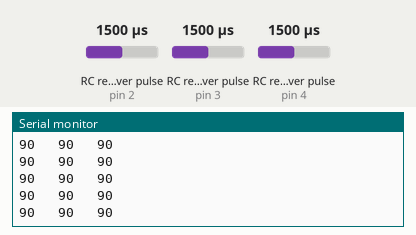
A sketch run on a simulated Arduino Uno, built with avr-gcc and run on an emulated ATmega328P. Shown: the last lines printed to the serial monitor. Wiring (inferred from the names in the program): 3 × RC receiver channel: data pin 2 / data pin 3 / data pin 4. Inputs (shaded band) come from the test bench; at power-on: RC receiver pulse (sensors on pin 2, pin 3, pin 4) 1500 µs.

Above: at 1.2 s.
1.3 s: RC receiver pulse (sensor on pin 2) set to 1020 µs
At 1.4 s:
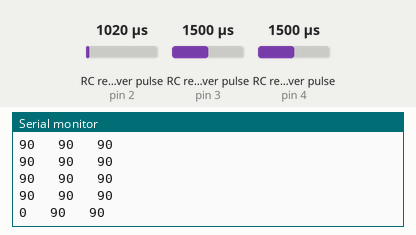
2.8 s: RC receiver pulse (sensor on pin 3) set to 1020 µs
At 2.84 s:
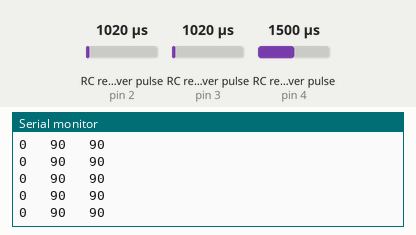
4.3 s: RC receiver pulse (sensor on pin 4) set to 1020 µs
At 4.34 s:
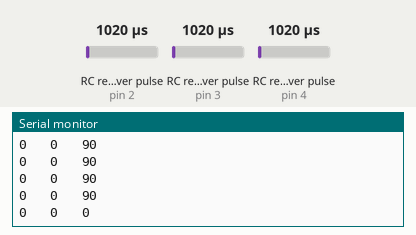
5.8 s: RC receiver pulse (sensor on pin 2) set to 1250 µs
At 5.84 s:
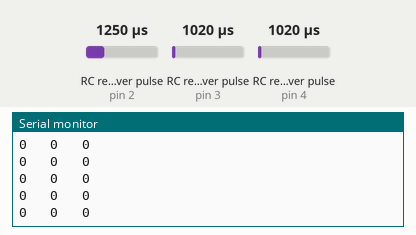
7.3 s: RC receiver pulse (sensor on pin 3) set to 1250 µs
At 7.34 s:
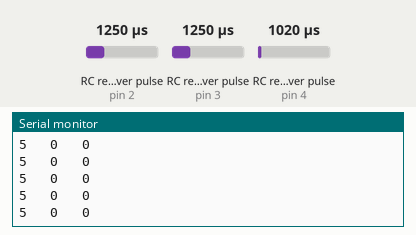
8.8 s: RC receiver pulse (sensor on pin 4) set to 1250 µs
At 8.84 s:
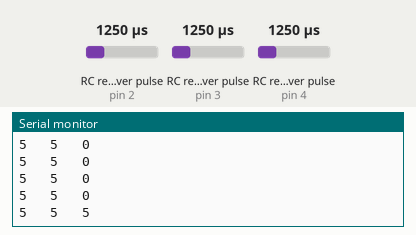
Timing chart, 0 to 11.3 s (numbered marks = the images above; inputs shaded):
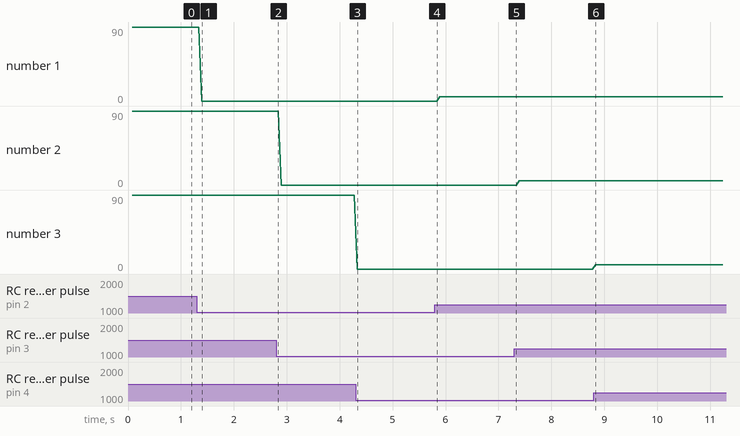

Measured:
- after the input at 1.3 s, the serial monitor: prints a new line after 0.10 s (image 1)
- after the input at 4.3 s, the serial monitor: prints a new line at once (image 3)
- after the input at 8.8 s, the serial monitor: prints a new line at once (image 6)
- plotted number 1: 90 → 0 after the input at 1.3 s, 0 → 5 after the input at 5.8 s

The sketch:

RC_Reciever.ino
```cpp
const int CH1_PIN = 2;
const int CH2_PIN = 3;
const int CH3_PIN = 4;
int ch1, ch2, ch3, timeout = 25000, dly=10, deadzone = 20;
int serVal, switchVal, escVal;
int minVal = 990, maxVal = 1990, minCVal = 0, maxCVal = 180;
void setup() {
  // put your setup code here, to run once:
Serial.begin(9600);
}

void loop() {
  // put your main code here, to run repeatedly:
ch1 = pulseIn(CH1_PIN, HIGH, timeout);
delay(dly);
ch2 = pulseIn(CH2_PIN, HIGH, timeout);
delay(dly);
ch3 = pulseIn(CH3_PIN, HIGH, timeout);
delay(dly);
serVal = map(pulseToPWM(ch1), -255, 255, minCVal, maxCVal);
escVal = map(pulseToPWM(ch2), -255, 255, minCVal, maxCVal);
switchVal = map(pulseToPWM(ch3), -255, 255, minCVal, maxCVal);
Serial.print(serVal);
Serial.print("   ");
Serial.print(escVal);
Serial.print("   ");
Serial.println(switchVal);
}
int pulseToPWM(int pulse) {
  if(pulse > minVal){
    pulse = map(pulse, minVal, maxVal, -500, 500);
    pulse = constrain(pulse, -255, 255);
  }
  else {
    pulse = 0;
  }
  if (abs(pulse) <= deadzone) {
    pulse = 0;
  }
  return pulse;
}
```
